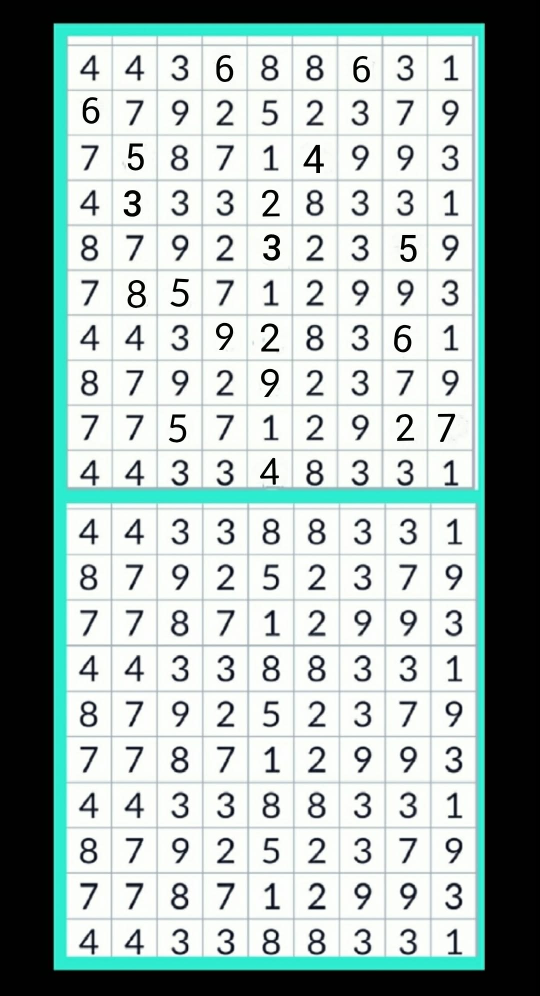
#> input picture 657508906_1990854864882756_6868413732217022383_n.jpg, 1080 x 1991 px (shown at 1/2 size)
$ python main.py .. --total-limit 5
#> lines starting #> are read from the running program, lines starting #| are printed output that depends on the picture
#!/usr/bin/env python3
"""
Compress batch of images and show TOTAL combined base64 character count.
For APIs that require all images in a single field with a character limit.

Usage:
  python total_batch_compress.py ./photos --total-limit 50000
  python total_batch_compress.py ./photos --total-limit 50000 --max-dim 400 --quality 40
"""

import argparse
import base64
import sys
from concurrent.futures import ProcessPoolExecutor, as_completed
from io import BytesIO
from pathlib import Path

try:
    from PIL import Image
    import numpy as np
except ImportError:
    print("Installing required packages...")
    import subprocess
    subprocess.check_call([sys.executable, "-m", "pip", "install", "Pillow", "numpy", "--quiet"])
    from PIL import Image
    import numpy as np


IMAGE_EXTENSIONS = {".jpg", ".jpeg", ".png", ".webp", ".bmp", ".gif", ".tiff", ".tif"}


def encode_image(img: Image.Image, fmt: str, quality: int) -> bytes:
    """Encode image to bytes with specified quality."""
    buf = BytesIO()

    if fmt == "jpeg":
        img_save = img.convert("RGB")
        img_save.save(buf, format="JPEG", quality=quality, optimize=True, subsampling=0)
    elif fmt == "webp":
        img.save(buf, format="WebP", quality=quality, method=6)
    elif fmt == "png":
        compress = max(0, min(9, 9 - round(quality / 100 * 9)))
        img.save(buf, format="PNG", compress_level=compress, optimize=True)

    buf.seek(0)
    return buf.getvalue()


def process_image(args: tuple) -> dict:
    """Process single image: compress and return base64 stats."""
    src_path, fmt, quality, max_dim = args

    result = {
        "file": src_path.name,
        "error": None,
    }

    try:
        img = Image.open(src_path)
#> img is the input picture: PIL image 1080x1991 RGB; mean R, G, B 161.3, 175.4, 172.5

        # EXIF orientation
        try:
            from PIL import ImageOps
            img = ImageOps.exif_transpose(img)
        except Exception:
            pass

        # Convert if needed
        if fmt == "jpeg" and img.mode in ("RGBA", "P", "LA"):
            bg = Image.new("RGB", img.size, (255, 255, 255))
            if img.mode == "P":
                img = img.convert("RGBA")
            if img.mode in ("RGBA", "LA"):
                bg.paste(img, mask=img.split()[-1])
            img = bg
        elif img.mode == "P":
            img = img.convert("RGBA")

        # Downscale if needed
        w, h = img.size
#> w = 1080; h = 1991
        if max_dim and max(w, h) > max_dim:
            scale = max_dim / max(w, h)
#> scale = 0.201
            w, h = round(w * scale), round(h * scale)
#> w = 217; h = 400
            img = img.resize((w, h), Image.LANCZOS)
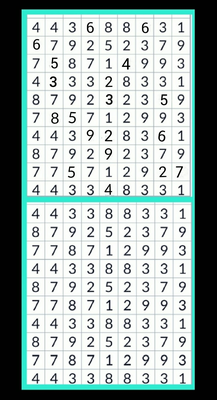
#> img: PIL image 217x400 RGB; mean R, G, B 161, 174.8, 172.2

        # Compress
        data = encode_image(img, fmt, quality)
        b64_str = base64.b64encode(data).decode()

        result.update({
            "compressed_bytes": len(data),
            "base64_chars": len(b64_str),
            "resolution": f"{w}×{h}",
            "base64": b64_str,
        })

    except Exception as e:
        result["error"] = str(e)

    return result


def collect_images(folder: Path) -> list[Path]:
    """Recursively find all images."""
    return sorted(
        p for p in folder.rglob("*")
        if p.suffix.lower() in IMAGE_EXTENSIONS and p.is_file()
    )


def main():
    parser = argparse.ArgumentParser(
        description="Batch compress images — show TOTAL combined base64 char count",
        formatter_class=argparse.RawDescriptionHelpFormatter,
        epilog="""
Examples:
  python total_batch_compress.py ./photos --total-limit 50000
  python total_batch_compress.py ./photos --total-limit 50000 --max-dim 400 --quality 40
  python total_batch_compress.py ./photos --total-limit 50000 --max-dim 600 --quality 50
        """
    )
    parser.add_argument("input", help="Input folder containing images")
    parser.add_argument("--total-limit", type=int, required=True, help="Total character limit for ALL images combined")
    parser.add_argument("--max-dim", type=int, default=400, help="Max longest edge in pixels (default: 400)")
    parser.add_argument("--format", default="webp", choices=["jpeg", "webp", "png"])
    parser.add_argument("--quality", type=int, default=40, help="Quality 1-100 (default: 40)")
    parser.add_argument("--workers", type=int, default=None, help="Parallel workers")
    args = parser.parse_args()

    input_root = Path(args.input).resolve()
    if not input_root.is_dir():
        sys.exit(f"Error: {input_root} is not a directory")

    images = collect_images(input_root)
    if not images:
        sys.exit(f"No images found in {input_root}")

    print(f"\n{'='*80}")
    print(f"Compressing {len(images)} images")
    print(f"Total limit: {args.total_limit:,} characters")
    print(f"Per-image settings: {args.max_dim}px max, quality {args.quality}, {args.format}")
    print(f"{'='*80}\n")

    tasks = [
        (src, args.format, args.quality, args.max_dim)
        for src in images
    ]

    workers = args.workers or min(4, len(tasks))
    results = []

    if workers == 1 or len(tasks) == 1:
        for i, task in enumerate(tasks, 1):
            r = process_image(task)
            status = "✓" if not r.get("error") else "✗"
            print(f"[{i}/{len(tasks)}] {status} {r['file']:<45} {r.get('base64_chars', 'ERR'):>7,} chars")
            results.append(r)
    else:
        with ProcessPoolExecutor(max_workers=workers) as pool:
            futures = {pool.submit(process_image, t): t for t in tasks}
#> in process_image (call 2), `src_path, fmt, quality, max_dim = args`: fmt = 'webp'; quality = 40; max_dim = 400
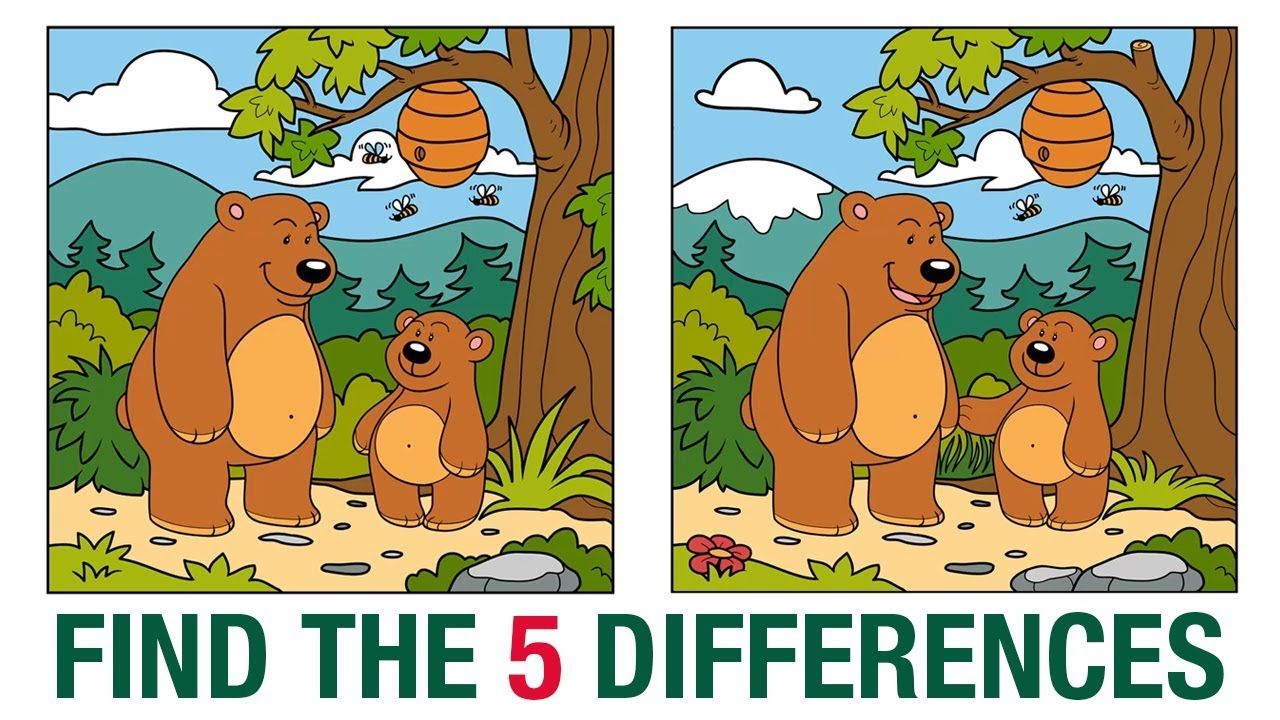
#> input picture img.png, 1280 x 720 px
#> in process_image, img is the input picture: PIL image 1280x720 RGB; mean R, G, B 167.4, 163.5, 130.3
#> in process_image (call 2), `scale = max_dim / max(w, h)`: scale = 0.312
#> in process_image (call 2), `w, h = round(w * scale), round(h * scale)`: w = 400; h = 225
#> in process_image (call 2), `img = img.resize((w, h), Image.LANCZOS)`:
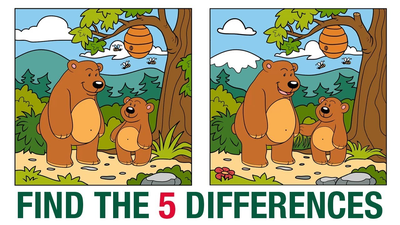
#> img: PIL image 400x225 RGB; mean R, G, B 167, 163.2, 130
#> futures = 2 items
            done = 0
            for future in as_completed(futures):
                done += 1
                r = future.result()
                status = "✓" if not r.get("error") else "✗"
                print(f"[{done}/{len(tasks)}] {status} {r['file']:<45} {r.get('base64_chars', 'ERR'):>7,} chars")
                results.append(r)
#> this loop made 2 passes
#> (done, status) on passes 1 to 2: (1, '✓'), (2, '✓')
#| [1/2] ✓ img.png                                        20,000 chars
#| [2/2] ✓ 657508906_1990854864882756_6868413732217022383_n.jpg  14,424 chars
#> after the loop, done = 2; results = 2 items

    # Calculate totals
    ok = [r for r in results if not r.get("error")]
#> ok = 2 items
    errs = [r for r in results if r.get("error")]
#> errs = []

    total_chars = sum(r.get("base64_chars", 0) for r in ok)
#> total_chars = 34424
    total_bytes = sum(r.get("compressed_bytes", 0) for r in ok)
#> total_bytes = 25816

    # Report
    print(f"\n{'='*80}")
    print(f"Individual images (sorted by size):")
    print(f"{'='*80}")

    col_w = [45, 12, 12]
    print(f"{'File':<{col_w[0]}} {'Chars':>{col_w[1]}} {'Bytes':>{col_w[2]}}")
    print("─" * sum(col_w))

    for r in sorted(ok, key=lambda x: x.get("base64_chars", 0), reverse=True):
        name = r["file"]
        if len(name) > col_w[0] - 1:
            name = "…" + name[-(col_w[0]-2):]
        chars = r.get("base64_chars", 0)
        compressed = r.get("compressed_bytes", 0)
        print(f"{name:<{col_w[0]}} {chars:>{col_w[1]},} {compressed:>{col_w[2]},}")
#> this loop made 2 passes
#> (name, chars, compressed) on pass 1: ('img.png', 20000, 14998)
#> (chars, compressed) on pass 2: (14424, 10818)
#| img.png                                             20,000       14,998
#| …_1990854864882756_6868413732217022383_n.jpg        14,424       10,818

    print("─" * sum(col_w))
    print(f"{'TOTAL':<{col_w[0]}} {total_chars:>{col_w[1]},} {total_bytes:>{col_w[2]},}")
#| TOTAL                                               34,424       25,816

    # Pass/fail
    print(f"\n{'='*80}")
    if total_chars <= args.total_limit:
        headroom = args.total_limit - total_chars
        pct = 100 * headroom / args.total_limit
        print(f"✓ PASS — {total_chars:,} chars is under {args.total_limit:,} limit")
        print(f"  Headroom: {headroom:,} chars ({pct:.1f}% of limit)")
    else:
        over = total_chars - args.total_limit
#> over = 34419
        pct = 100 * over / args.total_limit
#> pct = 688380
        print(f"✗ FAIL — {total_chars:,} chars exceeds {args.total_limit:,} limit by {over:,} chars ({pct:.1f}%)")
#| ✗ FAIL — 34,424 chars exceeds 5 limit by 34,419 chars (688380.0%)
        print(f"\n  To fit, you need to:")
        print(f"  • Lower --quality (current: {args.quality})")
        print(f"  • Lower --max-dim (current: {args.max_dim}px)")
        print(f"  • Remove some images")

        # Suggest a quality reduction
        reduction_needed = total_chars / args.total_limit
#> reduction_needed = 6884.8
        suggested_quality = max(10, int(args.quality / reduction_needed))
#> suggested_quality = 10
        print(f"\n  Try: --quality {suggested_quality} --max-dim {args.max_dim}")
#|   Try: --quality 10 --max-dim 400

    if errs:
        print(f"\n⚠ ERRORS ({len(errs)})")
        for r in errs:
            print(f"  {r['file']}: {r['error']}")

    print(f"{'='*80}\n")


if __name__ == "__main__":
    main()
